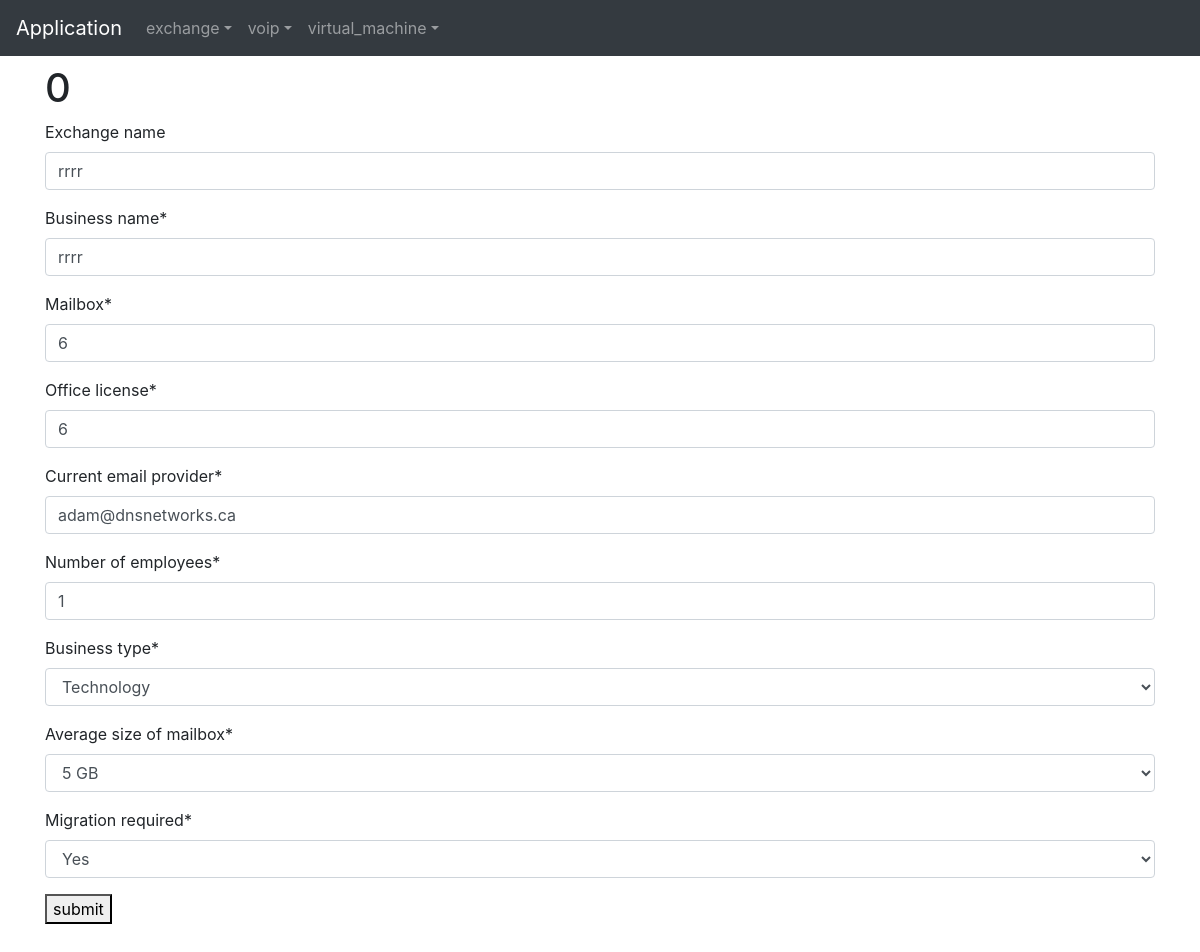
The app's page /General/edit_exchange/1 with its own data.
### General/models.py (models this page shows, shortened)
class EXCHANGE(models.Model):
  user = models.ForeignKey(User,default=1,on_delete=models.CASCADE)
  exchange_name = models.CharField(max_length=255,blank=True, null=True,default="",)
  business_name = models.CharField(max_length=255,default='')
  mailbox = models.IntegerField(default=1,validators=[MinValueValidator(1), MaxValueValidator(1000)])
  office_license = models.IntegerField(default=1,validators=[MinValueValidator(1), MaxValueValidator(1000)])
  current_email_provider = models.CharField(max_length=255,default='')
  number_of_employees = models.IntegerField(default=1,validators=[MinValueValidator(1), MaxValueValidator(2000)])
  BUSINESS_TYPE_CHOICE = (('Technology','Technology'),('Education','Education'),('Hospitality','Hospitality'),('Corporate','Corporate'),('Healthcare','Healthcare'),('Automotive','Automotive'),('Manufacturing','Manufacturing'))
  business_type = models.CharField(max_length=255,choices=BUSINESS_TYPE_CHOICE,default='Technology',)
  AVERAGE_SIZE_OF_MAILBOX_CHOICE = (('5 GB','5 GB'),('10 GB','10 GB'),('25 GB','25 GB'),('50 GB','50 GB'),('75 GB','75 GB'))
  average_size_of_mailbox = models.CharField(max_length=255,choices=AVERAGE_SIZE_OF_MAILBOX_CHOICE,default='5 GB',)
  MIGRATION_REQUIRED_CHOICE = (('Yes','Yes'),('No','No'))
  migration_required = models.CharField(max_length=255,choices=MIGRATION_REQUIRED_CHOICE,default='Yes',)
  class Meta:
      verbose_name = 'Exchange'

### General/views.py (the view)
# urls.py: path('edit_exchange/<int:pk>', views.edit_exchange, name='edit_exchange'),
def edit_exchange(request,pk):
    exchange_instance = get_object_or_404(EXCHANGE, pk=pk)
    if request.method == 'POST':
        form = EXCHANGE_Form(request.POST,instance=exchange_instance)
        form.get_field(request,'EXCHANGE')
        if form.is_valid():
          form.save()
          return redirect('General:index')
    else:
        form = EXCHANGE_Form(instance=exchange_instance)
        form.get_field(request,'EXCHANGE')
    location = reverse('General:edit_exchange' , kwargs={'pk': pk} )
    call = reverse('General:call' , kwargs={'form_name': 'EXCHANGE' } )
    return render(request, 'General/form.html', {'form': form , 'pk' : location , 'call' : call , 'total' :  get_price(request,'EXCHANGE')  } )

### General/forms.py
class EXCHANGE_Form(forms.ModelForm):
  class Meta:
    model = EXCHANGE
    fields = ( 'exchange_name' , 'business_name','mailbox','office_license','current_email_provider','number_of_employees','business_type','average_size_of_mailbox','migration_required',)
  def get_field(self,request=False,form_name=False):
    fields = []
    for item in self.fields.items():
        field = { 'initial' : item[1].initial , 'name' : item[0] , 'type' : item[1].widget.input_type }
        try:
            ajax_init(request,form_name,field)
        except Exception as e:
            pass
        fields.append(field)
    return fields

### General/views.py (called while the page is built)
def get_price(request,form_name):
  session = request.session[form_name]
  total = 0
  for key , val in session.items():
      total += float(val['current'])
  return round(total,2)

### General/templates/General/form.html (shortened to what this page needs)
<!DOCTYPE html>
<html lang="en"><head><meta http-equiv="Content-Type" content="text/html; charset=UTF-8">
    <link rel="stylesheet" href="https://maxcdn.bootstrapcdn.com/bootstrap/4.0.0/css/bootstrap.min.css">
  </head>
  <body style="">
    <nav class="navbar navbar-expand-md navbar-dark bg-dark fixed-top">
  <a class="navbar-brand" href="{% url  'General:index'  %}">Application</a>
  <div class="collapse navbar-collapse" id="navbarsExampleDefault">
    <ul class="navbar-nav mr-auto">
        <li class="nav-item dropdown">
      <a class="nav-link dropdown-toggle" href="https://getbootstrap.com/docs/4.3/examples/starter-template/#" id="exchange" data-toggle="dropdown" aria-haspopup="true" aria-expanded="false">exchange</a>
    </li>
        <li class="nav-item dropdown">
      <a class="nav-link dropdown-toggle" href="https://getbootstrap.com/docs/4.3/examples/starter-template/#" id="voip" data-toggle="dropdown" aria-haspopup="true" aria-expanded="false">voip</a>
    </li>
        <li class="nav-item dropdown">
      <a class="nav-link dropdown-toggle" href="https://getbootstrap.com/docs/4.3/examples/starter-template/#" id="virtual_machine" data-toggle="dropdown" aria-haspopup="true" aria-expanded="false">virtual_machine</a>
    </li>
        </ul>
  </div>
</nav>
<main role="main" class="container" ng-app="App" ng-controller="AppController" >
  <div class="starter-template">
    <h1>Bootstrap starter template</h1>
    <p class="lead">
      {% load crispy_forms_tags %}
      <form method="post" action="{{ pk }}" >
        <h1>{{total}}</h1>
        <table>{{ form|crispy }}</table>
        <button type="submit">submit</button>
      </form>
            <br>
    </p>
  </div>
</main>
</body></html>

### records on screen
EXCHANGE: exchange_name "rrrr", business_name "rrrr", mailbox "6", office_license "6", current_email_provider "adam@dnsnetworks.ca", number_of_employees "1", business_type "Technology", average_size_of_mailbox "5 GB", migration_required "Yes"

### other values on screen
{{ total }} "0"
